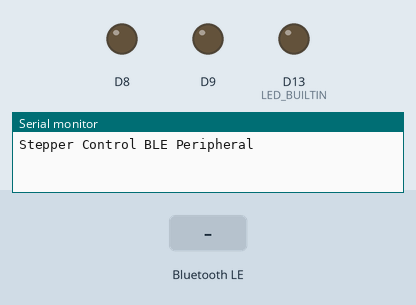
Simulated run of this sketch. Board: Arduino Nano 33 IoT. Shown: output pins drawn as LEDs (lit = HIGH), the last lines printed to the serial monitor. The test bench sets the inputs (shaded band). Nothing arrives over Bluetooth unless stated; a phone connects over Bluetooth LE 3 s after start.

Above: at 1.2 s.
1.3 s: Bluetooth LE write "1" received
At 3.7 s:
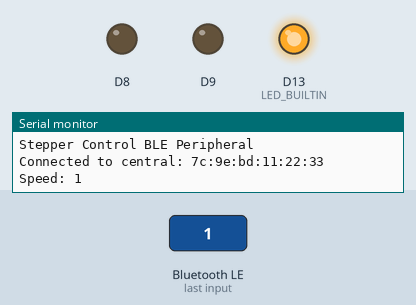
Timing chart, 0 to 49.5 s (numbered marks = the images above; inputs shaded):
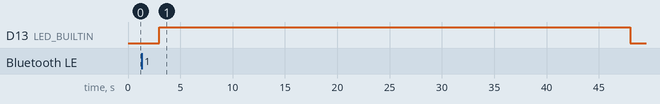

The sketch:

clay-extruder-driver.ino
```cpp
/*
Clay extruder control

 modified Stepper Driver Control

 This program drives a stepper through a driver.
 The driver is attached to digital pins 8 and 9 and 3.3V of the Arduino.

 Stepper is controlled via BLE and Serial connection

 Created 28 May. 2020
 Modified 19 June 2025
 by Kaiko Kivi

 */
#include <Arduino.h>
#include <ArduinoBLE.h>
#include "src/StepperDriver/StepperDriver.h"

// BLE attributes for EXTURDER controller
const char *BLE_LOCAL_NAME = "Extruder-serial";
const char *BLE_DEVICE_NAME = BLE_LOCAL_NAME;
const char *BLE_STEPPER_SERVICE_ID = "19b10000-e8f2-537e-4f6c-d104768a1214";
const char *BLE_SPEED_CHAR_ID = "19b10001-e8f2-537e-4f6c-d104768a1214";
const char *BLE_PRESSURE_TARGET_CHAR_ID = "b9ec56a5-b66c-4ec6-89e2-7d539d606171";
const char *BLE_PRESSURE_SENSOR_CHAR_ID = "991a50fa-b15c-434c-877d-9026a65363cb";

const int fullStepRev = 200;
const int stepFrag = 5;
const int stepsPerRevolution = fullStepRev * stepFrag; // change this to fit the number of steps per revolution

int speed = 0; // initial speed is 0

// initialize the stepper library on pins 8, 9
Stepper pumpStepper(stepsPerRevolution, 8, 9, false);


BLEService StepperService(BLE_STEPPER_SERVICE_ID); // BLE LED Service
BLEIntCharacteristic speedCharacteristic(BLE_SPEED_CHAR_ID, BLERead | BLEWrite | BLENotify);

void setup()
{
  // set the speed at 60 rpm:
  // initialize the serial port:
  Serial.begin(9600);
  // while (!Serial);

  pinMode(LED_BUILTIN, OUTPUT);

  if (!BLE.begin())
  {
    Serial.println("Starting BLE failed!");

    while (1);
  }

  // set advertised local name and service UUID:
  BLE.setLocalName(BLE_LOCAL_NAME);
  BLE.setDeviceName(BLE_DEVICE_NAME);
  BLE.setAdvertisedService(StepperService);

  // add the characteristic to the service
  StepperService.addCharacteristic(speedCharacteristic);

  // add service
  BLE.addService(StepperService);

  // set the initial value for the characeristic:
  speedCharacteristic.writeValue(speed);

  // start advertising
  BLE.advertise();

  Serial.println("Stepper Control BLE Peripheral");
}

bool BLEStatus = false;

void loop()
{
  // listen for BLE peripherals to connect:
  BLEDevice central = BLE.central();
  // Serial.println("waiting for central");

  // if a central is connected to peripheral:
  if (central.connected())
  {
    if(BLEStatus == false) {
      digitalWrite(LED_BUILTIN, HIGH); // turn the LED on (HIGH is the voltage level)
      Serial.print("Connected to central: ");
      // print the central's MAC address:
      Serial.println(central.address());
      BLEStatus = true;
    }

    // check for characteristic write
    if (speedCharacteristic.written())
    {
      Serial.print("Speed: ");
      Serial.println(speedCharacteristic.value(), 10);
      speed = speedCharacteristic.value();

      pumpStepper.setMove(0, speed);
    }
  }

  if (Serial.available() >= 4) { // Wait until at least 4 bytes (32 bits) are available
    byte buffer[4];
    for (int i = 0; i < 4; i++) {
        buffer[i] = Serial.read();
    }
    speed = *(int*)buffer; // Convert byte array to long
    Serial.print("Speed: ");
    Serial.println(speed); // Print the received integer
    pumpStepper.setMove(0, speed);

    speedCharacteristic.writeValue(speed);
  }

  // do step if required
  pumpStepper.step();

  if (!central.connected() && BLEStatus == true)
  {
    // write the speed setting to BLE so that on reconnect the central can read it
    speedCharacteristic.writeValue(speed);
    digitalWrite(LED_BUILTIN, LOW); // turn the LED off by making the voltage LOW
    Serial.print(F("Disconnected from central: "));
    Serial.println(central.address());
    BLEStatus = false;
  }
}
```

StepperDriver.cpp
```cpp
/*
 Stepper Driver Control Lib

 This program drives a stepper through a driver.
 The driver is attached to digital pins 8 and 9 and 3.3V of the Arduino.

 Created 28 May. 2020
 Modified 19 June 2025
 by Kaiko Kivi

 */

 #include <Arduino.h>
#include "StepperDriver.h"

Stepper::Stepper(int stepsPerRevolution, int step_pin, int dir_pin)
{
    this->last_step_time = 0;
    this->blink_time = 0;
    this->number_of_steps = stepsPerRevolution;
    this->step_pin = step_pin;
    this->dir_pin = dir_pin;
    this->step_delay = 0;
    this->speed = 0;
    this->dir_invert = false; // default direction is not inverted
    pinMode(this->step_pin, OUTPUT);
    pinMode(this->dir_pin, OUTPUT);
}
Stepper::Stepper(int stepsPerRevolution, int step_pin, int dir_pin, bool dir_invert)
{
    this->last_step_time = 0;
    this->blink_time = 0;
    this->number_of_steps = stepsPerRevolution;
    this->step_pin = step_pin;
    this->dir_pin = dir_pin;
    this->step_delay = 0;
    this->speed = 0;
    this->dir_invert = dir_invert;
    pinMode(this->step_pin, OUTPUT);
    pinMode(this->dir_pin, OUTPUT);
}

void Stepper::setSpeed(long whatSpeed)
{
    this->speed = whatSpeed;
    if(this->speed == 0) {
        this->move_continue = false;
        digitalWrite(LED_BUILTIN, HIGH);
    }
    //Serial.println("setSpeed");
    this->step_delay = 60L * 1000L * 1000L / this->number_of_steps / abs(whatSpeed);
    // Serial.println(this->step_delay);
    if (whatSpeed > 0)
    {
        dirMotor(dir_invert ? 1 : 0); // if reverse is true, set direction to 0, else to 1
    }
    if (whatSpeed < 0)
    {
        dirMotor(dir_invert ? 0 : 1);
    }
}
void Stepper::setMove(int steps_to_move)
{
    this->steps_left = abs(steps_to_move); // how many steps to take
    this->last_step_time = micros();       // reset last_step_time to now
}
void Stepper::setMove(int steps_to_move, long whatSpeed)
{
    if(steps_to_move == 0 && whatSpeed != 0) {
        this->move_continue = true;
    } else {
        this->move_continue = false;
    }
    if(abs(whatSpeed) > 0) {
        this->setSpeed(whatSpeed);
        this->setMove(steps_to_move);
    } else {
        this->steps_left = 0;
    }
}
void Stepper::setMove(int steps_to_move, long whatSpeed, bool finish)
{
    this->setMove(steps_to_move, whatSpeed);
    if (finish)
        while (this->stepDelay())
        {
            delay(1);
        };
}
int Stepper::step()
{
    if (
        this->move_continue && // is in move
        this->step_delay != 0 && // speed is defined
        ( micros() - this->last_step_time) > this->step_delay
    ) // time to make a step has come
    {
        // Serial.println("step");
        stepMotor();
        this->last_step_time = this->last_step_time + this->step_delay;
        // Serial.print("Step time: ");
        // Serial.println(this->last_step_time);
        // above would fail to catch up if the motor is behind a more than a step
    }
    return this->last_step_time;
}
int Stepper::stepDelay()
{
    if (this->steps_left < 1 && !this->move_continue)
        return 0;
    unsigned long now = micros();
    while ((now - this->last_step_time) < this->step_delay)
    {
        now = micros();
    }
    // increment or decrement the step number,
    // depending on direction:
    if (this->dir == 1)
    {
        this->step_number++;
        if (this->step_number == this->number_of_steps)
        {
            this->step_number = 0;
        }
    }
    else
    {
        if (this->step_number == 0)
        {
            this->step_number = this->number_of_steps;
        }
        this->step_number--;
    }
    // decrement the steps left:
    this->steps_left--;
    // step the motor to step number 0, 1, ..., {3 or 10}
    stepMotor();
    this->last_step_time = this->last_step_time + this->step_delay;
    return this->steps_left;
}

void Stepper::dirMotor(int dir)
{
    if (dir == 1 && digitalRead(this->dir_pin) != HIGH)
        digitalWrite(this->dir_pin, HIGH);
    if (dir == 0 && digitalRead(this->dir_pin) != LOW)
        digitalWrite(this->dir_pin, LOW);
}
void Stepper::stepMotor()
{
    digitalWrite(this->step_pin, HIGH);

    delayMicroseconds(50);

    digitalWrite(this->step_pin, LOW);

    delayMicroseconds(50);

    if(
        ( micros() - this->blink_time) > this->step_delay * 800
    ) {
        digitalWrite(LED_BUILTIN, LOW);
        if(( micros() - this->blink_time) > this->step_delay * 1000) {
            digitalWrite(LED_BUILTIN, HIGH);
            this->blink_time = micros();
        }
    }
}
```

StepperDriver.h
```cpp
/*
 Stepper Driver Control Lib

 This program drives a stepper through a driver.
 The driver is attached to digital pins 8 and 9 and 3.3V of the Arduino.

 Created 28 May. 2020
 Modified 19 June 2025
 by Kaiko Kivi

 */

class Stepper
{
public:
    Stepper(int stepsPerRevolution, int step_pin, int dir_pin);
    Stepper(int stepsPerRevolution, int step_pin, int dir_pin, bool dir_invert = false);

    long speed;
    void setSpeed(long whatSpeed);
    void setMove(int steps_to_move);
    void setMove(int steps_to_move, long whatSpeed);
    void setMove(int steps_to_move, long whatSpeed, bool finish);
    int step();
    int stepDelay();
    unsigned long last_step_time; // time stamp in us of when the last step was taken
    unsigned long blink_time; // time stamp in us of when the last step was taken

private:
    void dirMotor(int dir);
    void stepMotor();
    int dir;
    int step_pin;
    int dir_pin;
    bool dir_invert; // if true, the motor is reversed
    int step_number;
    int steps_left;
    bool move_continue;
    unsigned long step_delay;
    int number_of_steps;
};
```
